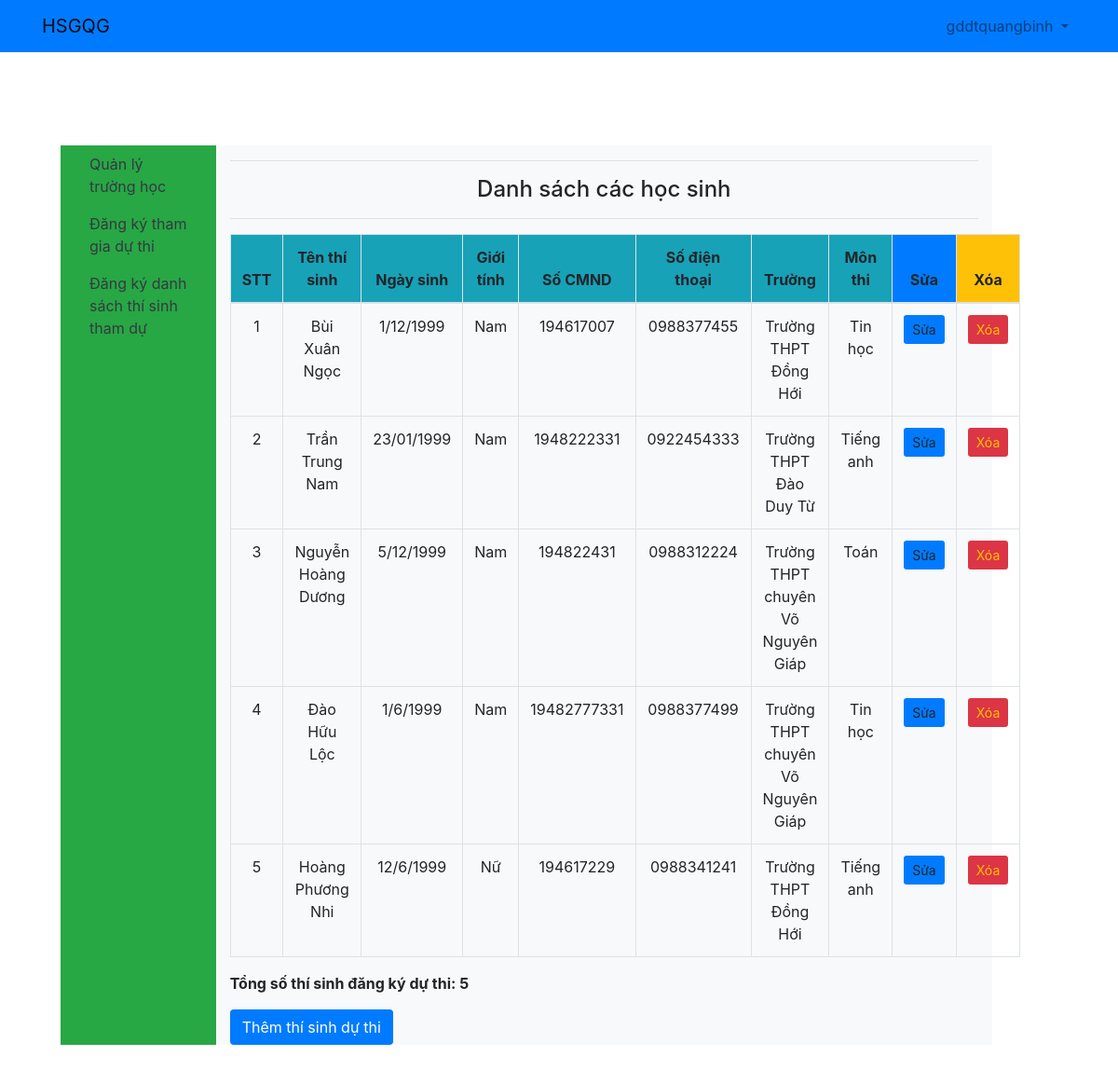
Page /participant/list_student_request/ (signed in) on the committed database.
### core/models.py (models this page shows, shortened)
class User(AbstractUser):
    is_BanToChuc = models.BooleanField(default=False)
    is_DonViDuThi = models.BooleanField(default=False)
    name = models.CharField(max_length=30)
    email = models.CharField(max_length=30)
    phone_number = models.CharField(max_length=15)

class Student(models.Model):
    participant = models.ForeignKey(User, on_delete=models.CASCADE, null=True)
    school = models.ForeignKey(School, on_delete=models.CASCADE, null=True)
    subject = models.ForeignKey(Subject, on_delete=models.CASCADE, null=True)
    name = models.CharField(max_length = 50)
    birthday = models.CharField(max_length = 50)
    gender = models.CharField(max_length = 10)
    identity_number = models.CharField(max_length = 20)
    phone_numer = models.CharField(max_length = 20)
    STATUS = (
       ('accepted', 'Chấp nhận'),
       ('rejected', 'Từ chối'),
       ('waiting', 'Đang đợi'),
    )
    status = models.CharField(
       max_length=32,
       choices=STATUS,
       default='waiting',
    )

class School(models.Model):
    participant = models.ForeignKey(User, on_delete=models.CASCADE)
    name = models.CharField(max_length = 100)
    website = models.CharField(max_length = 50)
    address = models.CharField(max_length = 100)
    phone_number = models.CharField(max_length = 20)
    email = models.CharField(max_length = 50)
    def __str__(self):
        return(self.name)

class Subject(models.Model):
    name = models.CharField(max_length=30)
    def __str__(self):
        return self.name

### core/views.py (the view)
# urls.py: path('participant/list_student_request/', views.all_students, name='list_student_request'),
def all_students(request):
    all_students = Student.objects.filter(participant = request.user.id)
    return render(request, 'participant/send_list_student.html', {
        'all_students':all_students
    })

### ContestManagement4/templates/participant/send_list_student.html (shortened to what this page needs)
{% extends 'base.html' %}
{% block content %}
    <div >
        <h4 class="text-center">Danh sách các học sinh</h4>
        <hr>
        <table class="table table-bordered" id="table">
                <thead class="bg-info ">
                <tr>
                    <th scope="col" class="text-center">STT</th>
                    <th scope="col" class="text-center">Tên thí sinh</th>
                    <th scope="col" class="text-center">Ngày sinh</th>
                    <th scope="col" class="text-center">Giới tính</th>
                    <th scope="col" class="text-center">Số CMND</th>
                    <th scope="col" class="text-center">Số điện thoại</th>
                    <th scope="col" class="text-center">Trường</th>
                    <th scope="col" class="text-center">Môn thi</th>
                    <th scope="col" class="text-center bg-primary" >Sửa</th>
                    <th scope="col" class="text-center bg-warning">Xóa</th>
                </tr>
                </thead>
                <tbody>
                    {% for student in all_students %}
                    <tr >
                        <th scope="row" class="font-weight-normal text-center">{{ forloop.counter }}</th>
                        <th class="font-weight-normal text-center">{{ student.name }}</th>
                        <th class="font-weight-normal text-center">{{ student.birthday }}</th>
                        <th class="font-weight-normal text-center">{{ student.gender }}</th>
                        <th class="font-weight-normal text-center">{{ student.identity_number }}</th>
                        <th class="font-weight-normal text-center">{{ student.phone_numer }}</th>
                        <th class="font-weight-normal text-center">{{ student.school }}</th>
                        <th class="font-weight-normal text-center">{{ student.subject }}</th>
                        <th class="font-weight-normal text-center">
                            <a href=" {% url 'edit_student' student.id %}">
                                <button type="button" class="btn btn-default btn-sm bg-primary" > Sửa </button>
                            </a>
                        </th>
                        <th class="font-weight-normal text-center">
                            <button type="button" class="btn btn-default btn-sm bg-danger text-warning" onclick="verify_del('{{ student.id }}', '{{ student.name }}')"> Xóa </button>
                        </th>
                    </tr>
                    {% endfor %}
                </tbody>
            </table>
        </div>
        <p>
            <strong>Tổng số thí sinh đăng ký dự thi: {{ all_students.count }}
        </p>
    <a href="{% url 'add_student' %}">
        <button type="button" class="btn bg-primary text-white " > Thêm thí sinh dự thi </button>
    </a>
{% endblock content %}

### ContestManagement4/templates/base.html (shortened to what this page needs)
<!doctype html>
<!doctype html>
<html lang="en">
  <head>
    <link rel="stylesheet" href="https://stackpath.bootstrapcdn.com/bootstrap/4.3.1/css/bootstrap.min.css"
>
  </head>
  <body>
        <nav class="navbar navbar-expand-lg navbar-light bg-primary">
            <div class="container">
                <a class="navbar-brand" href="{% url 'home'  %}">HSGQG</a>
                <div class="collapse navbar-collapse" id="navbarSupportedContent">
                    <ul class="navbar-nav mr-auto">
                    <li class="nav-item active">
                        <a class="nav-link" href=" {% url 'home' %} "> <span class="sr-only">(current)</span></a>
                    </li>
                    <li class="nav-item active">
                        <a class="nav-link" href=" {% url 'home' %} "> <span class="sr-only">(current)</span></a>
                    </li>
                    </ul>
                    {% if user.is_authenticated %}
                            <ul class="navbar-nav ">
                                <li class="nav-item dropdown">
                                    <a class="nav-link dropdown-toggle" href="#" id="navbarDropdown" role="button" data-toggle="dropdown" aria-haspopup="true" aria-expanded="false">
                                        {{ user.username }}
                                    </a>
                                </li>
                        </ul>
                    {% else %}
                    <form class="form-inline my-2 my-lg-0">
                        <a href=" {% url 'login' %} " class="btn btn-primary ml-2">Log in</a>
                    </form>
                    {% endif %}
                </div>
            </div>
        </nav>
        <div class=" bg-light " style="margin-top: 100px; margin-bottom: 100px; margin-right: 150px; margin-left: 80px;">
            <div class="row">
                <div class="col-sm-2 bg-success d-flex justify-content-center"" >
                    {% if user.is_DonViDuThi %}
                            <ul class="nav flex-column ">
                                <li class="nav-item  " >
                                    <a class="nav-link text-dark " href="{% url 'school_management' %}">Quản lý trường học</a>
                                </li>
                                <li class="nav-item text-light">
                                    <a class="nav-link text-dark" href="{% url 'request_join' %}">Đăng ký tham gia dự thi</a>
                                </li>
                                <li class="nav-item text-light">
                                    <a class="nav-link text-dark" href="{% url 'list_student_request' %}">Đăng ký danh sách thí sinh tham dự</a>
                                </li>
                            </ul>
                    {% endif %}
                </div>
                <div class="col-sm-10 bg-light">
                    <hr>
                    {% block content %}
                    {% endblock%}
                </div>
        </div>
  </body>
</html>

### rows in the picture
User: username "gddtquangbinh"
Student: name "Bùi Xuân Ngọc", birthday "1/12/1999", gender "Nam", identity_number "194617007", phone_numer "0988377455", school "Trường THPT Đồng Hới", subject "Tin học"
Student: name "Trần Trung Nam", birthday "23/01/1999", gender "Nam", identity_number "1948222331", phone_numer "0922454333", school "Trường THPT Đào Duy Từ", subject "Tiếng anh"
Student: name "Nguyễn Hoàng Dương", birthday "5/12/1999", gender "Nam", identity_number "194822431", phone_numer "0988312224", school "Trường THPT chuyên Võ Nguyên Giáp", subject "Toán"
Student: name "Đào Hữu Lộc", birthday "1/6/1999", gender "Nam", identity_number "19482777331", phone_numer "0988377499", school "Trường THPT chuyên Võ Nguyên Giáp", subject "Tin học"
Student: name "Hoàng Phương Nhi", birthday "12/6/1999", gender "Nữ", identity_number "194617229", phone_numer "0988341241", school "Trường THPT Đồng Hới", subject "Tiếng anh"

### other values in the picture
{{ all_students.count }} "5"
